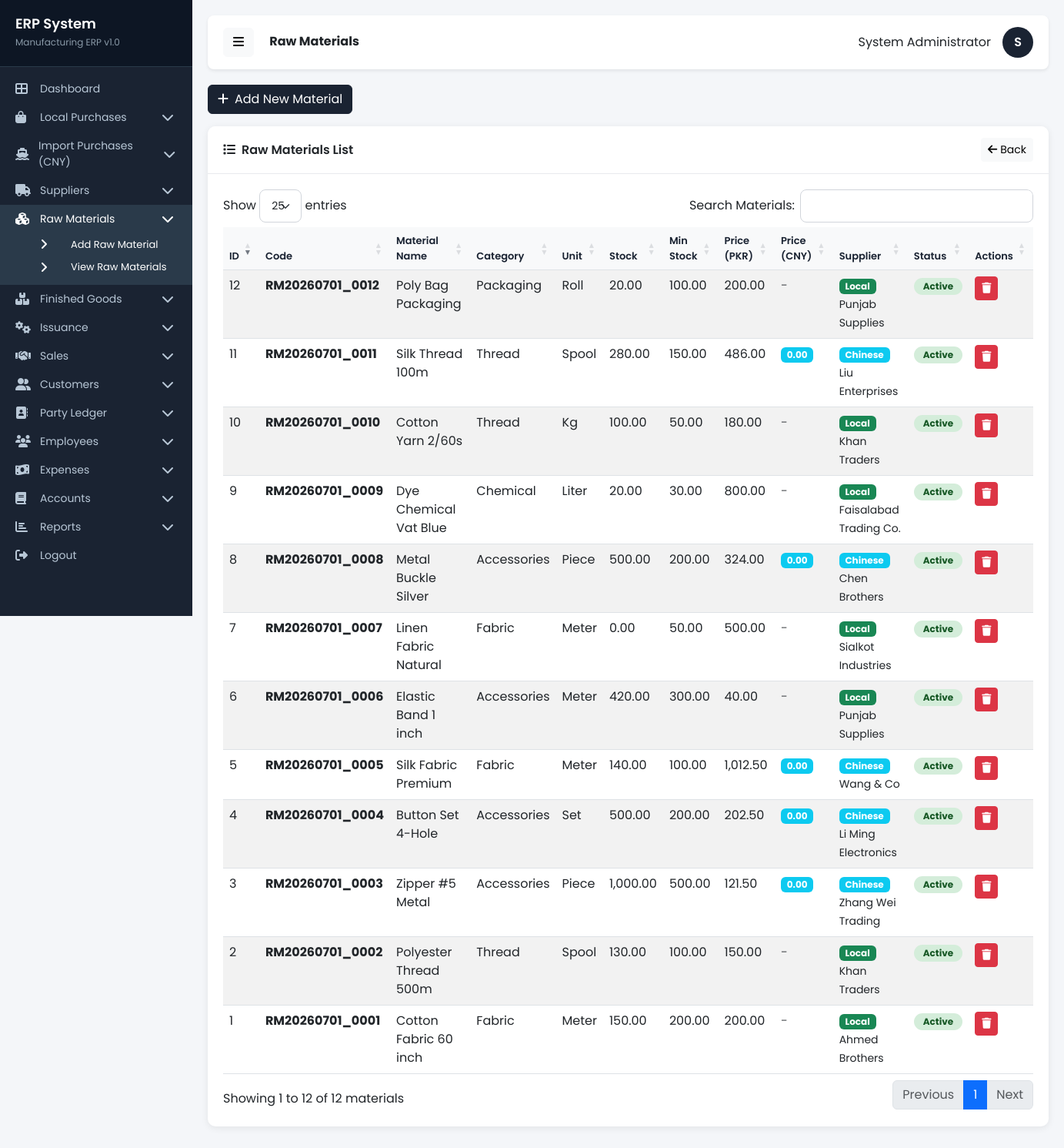
The app's page /pages/raw_materials.php (signed in) with its own data.
### tables this page shows
CREATE TABLE `raw_materials` (
  `id` int(11) NOT NULL,
  `material_code` varchar(50) NOT NULL,
  `material_name` varchar(200) NOT NULL,
  `category` varchar(100) DEFAULT NULL,
  `unit` varchar(20) DEFAULT NULL,
  `current_stock` decimal(18,2) DEFAULT 0.00,
  `minimum_stock` decimal(18,2) DEFAULT 0.00,
  `purchase_price_pkr` decimal(18,2) DEFAULT 0.00,
  `selling_price` decimal(18,2) DEFAULT 0.00,
  `supplier_type` enum('chinese','local') DEFAULT 'local',
  `supplier_id` int(11) DEFAULT NULL,
  `status` enum('active','inactive') DEFAULT 'active',
  `date_time` datetime DEFAULT NULL
);

### includes/database.php (called while the page is built, shortened)
<?php
$db = new mysqli(DB_HOST, DB_USER, DB_PASS, DB_NAME);
$db->set_charset("utf8");
function executePrepared($sql, $types = '', $params = []) {
    global $db;
    $stmt = $db->prepare($sql);
    $stmt->execute();
    return $stmt;
}
function getRows($sql, $types = '', $params = []) {
    $stmt = executePrepared($sql, $types, $params);
    $result = $stmt->get_result();
    $rows = [];
    while ($row = $result->fetch_assoc()) {
        $rows[] = $row;
    }
    return $rows;
}
function formatCurrency($amount) {
    return number_format($amount, 2);
}
?>

### pages/raw_materials.php (the view, shortened to what this page needs)
<?php
require_once '../includes/database.php';
$materials = getRows("SELECT r.*,
    CASE
        WHEN r.supplier_type = 'chinese' THEN (SELECT supplier_name FROM chinese_suppliers WHERE id = r.supplier_id)
        WHEN r.supplier_type = 'local' THEN (SELECT supplier_name FROM local_suppliers WHERE id = r.supplier_id)
        ELSE NULL
    END as supplier_name
    FROM raw_materials r
    ORDER BY r.id DESC");
include '../includes/header.php';
include '../includes/sidebar.php';
?>
<div class="row mb-3">
    <div class="col-12">
        <a href="add_raw_materials.php" class="btn btn-primary">
            <i class="fas fa-plus me-2"></i>Add New Material
        </a>
    </div>
</div>
<div class="row">
    <div class="col-12">
        <div class="card">
            <div class="card-header d-flex justify-content-between align-items-center">
                <span><i class="fas fa-list me-2"></i>Raw Materials List</span>
                <a href="../index.php" class="btn btn-light btn-sm"><i class="fas fa-arrow-left me-1"></i>Back</a>
            </div>
            <div class="card-body">
                <div class="table-responsive">
                    <table class="table table-striped table-hover" id="materialTable">
                        <thead>
                            <tr>
                                <th>ID</th>
                                <th>Code</th>
                                <th>Material Name</th>
                                <th>Category</th>
                                <th>Unit</th>
                                <th>Stock</th>
                                <th>Min Stock</th>
                                <th>Price (PKR)</th>
                                <th>Price (CNY)</th>
                                <th>Supplier</th>
                                <th>Status</th>
                                <th>Actions</th>
                            </tr>
                        </thead>
                        <tbody>
                            <?php if (count($materials) > 0): ?>
                                <?php foreach ($materials as $material): ?>
                                    <tr>
                                        <td><?php echo $material['id']; ?></td>
                                        <td><strong><?php echo htmlspecialchars($material['material_code']); ?></strong></td>
                                        <td><?php echo htmlspecialchars($material['material_name']); ?></td>
                                        <td><?php echo htmlspecialchars($material['category']); ?></td>
                                        <td><?php echo htmlspecialchars($material['unit']); ?></td>
                                        <td><?php echo number_format($material['current_stock'], 2); ?></td>
                                        <td><?php echo number_format($material['minimum_stock'], 2); ?></td>
                                        <td><?php echo formatCurrency($material['purchase_price_pkr']); ?></td>
                                        <td>
                                            <?php if ($material['supplier_type'] == 'chinese'): ?>
                                                <span class="badge bg-info"><?php echo number_format($material['purchase_price_cny'] ?? 0, 2); ?></span>
                                            <?php else: ?>
                                                <span class="text-muted">-</span>
                                            <?php endif; ?>
                                        </td>
                                        <td>
                                            <span class="badge bg-<?php echo $material['supplier_type'] == 'chinese' ? 'info' : 'success'; ?>">
                                                <?php echo ucfirst($material['supplier_type']); ?>
                                            </span>
                                            <?php if ($material['supplier_name']): ?>
                                                <br><small><?php echo htmlspecialchars($material['supplier_name']); ?></small>
                                            <?php endif; ?>
                                        </td>
                                        <td>
                                            <span class="badge badge-status badge-<?php echo $material['status']; ?>">
                                                <?php echo ucfirst($material['status']); ?>
                                            </span>
                                        </td>
                                        <td>
                                            <a href="?delete=<?php echo $material['id']; ?>" class="btn btn-sm btn-danger delete-confirm">
                                                <i class="fas fa-trash"></i>
                                            </a>
                                        </td>
                                    </tr>
                                <?php endforeach; ?>
                            <?php endif; ?>
                        </tbody>
                    </table>
                </div>
            </div>
        </div>
    </div>
</div>
<link rel="stylesheet" href="https://cdn.datatables.net/1.13.4/css/dataTables.bootstrap5.min.css">
<?php include '../includes/footer.php'; ?>

### includes/header.php (style rules this page uses)
* { font-family: 'Poppins', sans-serif; }
body { background-color: #f4f6f9; margin: 0; padding: 0; }
.card { border: none; border-radius: 10px; box-shadow: 0 2px 10px rgba(0,0,0,0.08); margin-bottom: 20px; }
.card-header { background: #fff; border-bottom: 1px solid #e8eaed; padding: 15px 20px; font-weight: 600; border-radius: 10px 10px 0 0 !important; }
.card-body { padding: 20px; }
.btn-primary { background: #1a2332; border-color: #1a2332; }
.table-responsive { border-radius: 8px; }
.table th { background: #f8f9fa; font-weight: 600; font-size: 13px; color: #1a2332; }
.badge-status { padding: 5px 12px; border-radius: 20px; font-size: 12px; }
.badge-active { background: #d4edda; color: #155724; }

### records on screen
raw_materials: id "12", material_code "RM20260701_0012", material_name "Poly Bag Packaging", category "Packaging", unit "Roll", current_stock "20.00", minimum_stock "100.00", purchase_price_pkr "200.00", supplier_type "Local", supplier_name "Punjab Supplies", status "Active"
raw_materials: id "11", material_code "RM20260701_0011", material_name "Silk Thread 100m", category "Thread", unit "Spool", current_stock "280.00", minimum_stock "150.00", purchase_price_pkr "486.00", purchase_price_cny "0.00", supplier_type "Chinese", supplier_name "Liu Enterprises", status "Active"
raw_materials: id "10", material_code "RM20260701_0010", material_name "Cotton Yarn 2/60s", category "Thread", unit "Kg", current_stock "100.00", minimum_stock "50.00", purchase_price_pkr "180.00", supplier_type "Local", supplier_name "Khan Traders", status "Active"
raw_materials: id "9", material_code "RM20260701_0009", material_name "Dye Chemical Vat Blue", category "Chemical", unit "Liter", current_stock "20.00", minimum_stock "30.00", purchase_price_pkr "800.00", supplier_type "Local", supplier_name "Faisalabad Trading Co.", status "Active"
raw_materials: id "8", material_code "RM20260701_0008", material_name "Metal Buckle Silver", category "Accessories", unit "Piece", current_stock "500.00", minimum_stock "200.00", purchase_price_pkr "324.00", purchase_price_cny "0.00", supplier_type "Chinese", supplier_name "Chen Brothers", status "Active"
raw_materials: id "7", material_code "RM20260701_0007", material_name "Linen Fabric Natural", category "Fabric", unit "Meter", current_stock "0.00", minimum_stock "50.00", purchase_price_pkr "500.00", supplier_type "Local", supplier_name "Sialkot Industries", status "Active"
raw_materials: id "6", material_code "RM20260701_0006", material_name "Elastic Band 1 inch", category "Accessories", unit "Meter", current_stock "420.00", minimum_stock "300.00", purchase_price_pkr "40.00", supplier_type "Local", supplier_name "Punjab Supplies", status "Active"
raw_materials: id "5", material_code "RM20260701_0005", material_name "Silk Fabric Premium", category "Fabric", unit "Meter", current_stock "140.00", minimum_stock "100.00", purchase_price_pkr "1,012.50", purchase_price_cny "0.00", supplier_type "Chinese", supplier_name "Wang & Co", status "Active"
raw_materials: id "4", material_code "RM20260701_0004", material_name "Button Set 4-Hole", category "Accessories", unit "Set", current_stock "500.00", minimum_stock "200.00", purchase_price_pkr "202.50", purchase_price_cny "0.00", supplier_type "Chinese", supplier_name "Li Ming Electronics", status "Active"
raw_materials: id "3", material_code "RM20260701_0003", material_name "Zipper #5 Metal", category "Accessories", unit "Piece", current_stock "1,000.00", minimum_stock "500.00", purchase_price_pkr "121.50", purchase_price_cny "0.00", supplier_type "Chinese", supplier_name "Zhang Wei Trading", status "Active"
raw_materials: id "2", material_code "RM20260701_0002", material_name "Polyester Thread 500m", category "Thread", unit "Spool", current_stock "130.00", minimum_stock "100.00", purchase_price_pkr "150.00", supplier_type "Local", supplier_name "Khan Traders", status "Active"
raw_materials: id "1", material_code "RM20260701_0001", material_name "Cotton Fabric 60 inch", category "Fabric", unit "Meter", current_stock "150.00", minimum_stock "200.00", purchase_price_pkr "200.00", supplier_type "Local", supplier_name "Ahmed Brothers", status "Active"

### other values on screen
$pageTitle "Raw Materials"
$_SESSION['full_name'] "System Administrator"
substr($_SESSION['full_name'], 0, 1) "S"
